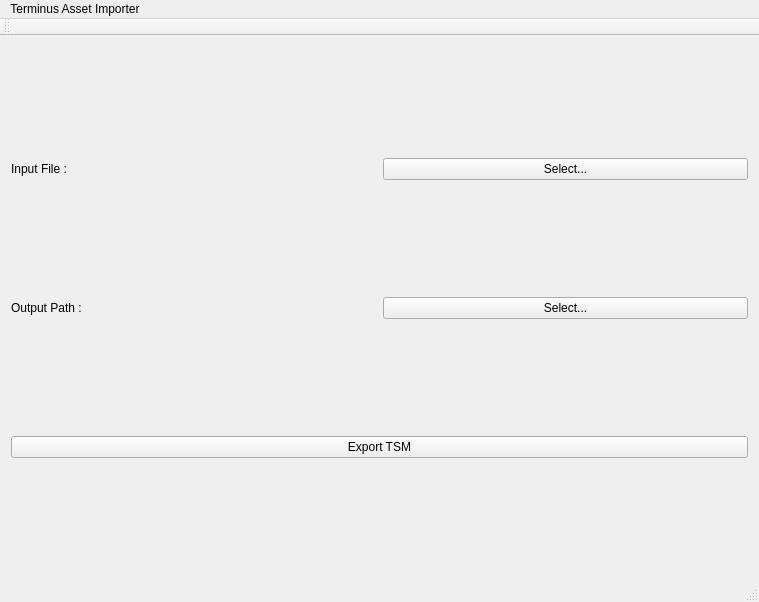
<?xml version="1.0" encoding="UTF-8"?>
<ui version="4.0">
 <class>MainWindow</class>
 <widget class="QMainWindow" name="MainWindow">
  <property name="geometry">
   <rect>
    <x>0</x>
    <y>0</y>
    <width>759</width>
    <height>602</height>
   </rect>
  </property>
  <property name="windowTitle">
   <string>Terminus Asset Importer</string>
  </property>
  <widget class="QWidget" name="centralWidget">
   <layout class="QHBoxLayout" name="horizontalLayout_4">
    <item>
     <layout class="QVBoxLayout" name="verticalLayout">
      <item>
       <layout class="QHBoxLayout" name="horizontalLayout">
        <property name="sizeConstraint">
         <enum>QLayout::SetFixedSize</enum>
        </property>
        <item>
         <widget class="QLabel" name="label_2">
          <property name="maximumSize">
           <size>
            <width>16777215</width>
            <height>50</height>
           </size>
          </property>
          <property name="text">
           <string>Input File :</string>
          </property>
         </widget>
        </item>
        <item>
         <widget class="QPushButton" name="btnBrowseImport">
          <property name="text">
           <string>Select...</string>
          </property>
         </widget>
        </item>
       </layout>
      </item>
      <item>
       <layout class="QHBoxLayout" name="horizontalLayout_2">
        <item>
         <widget class="QLabel" name="label_3">
          <property name="maximumSize">
           <size>
            <width>16777215</width>
            <height>50</height>
           </size>
          </property>
          <property name="text">
           <string>Output Path :</string>
          </property>
         </widget>
        </item>
        <item>
         <widget class="QPushButton" name="btnBrowseExport">
          <property name="text">
           <string>Select...</string>
          </property>
         </widget>
        </item>
       </layout>
      </item>
      <item>
       <widget class="QPushButton" name="btnExport">
        <property name="text">
         <string>Export TSM</string>
        </property>
       </widget>
      </item>
     </layout>
    </item>
   </layout>
  </widget>
  <widget class="QStatusBar" name="statusBar"/>
  <widget class="QToolBar" name="mainToolBar">
   <attribute name="toolBarArea">
    <enum>TopToolBarArea</enum>
   </attribute>
   <attribute name="toolBarBreak">
    <bool>false</bool>
   </attribute>
  </widget>
  <widget class="QMenuBar" name="menuBar">
   <property name="geometry">
    <rect>
     <x>0</x>
     <y>0</y>
     <width>759</width>
     <height>22</height>
    </rect>
   </property>
   <widget class="QMenu" name="menuFile">
    <property name="title">
     <string>Terminus Asset Importer</string>
    </property>
    <addaction name="actionAbout"/>
    <addaction name="separator"/>
    <addaction name="actionExit"/>
   </widget>
   <addaction name="menuFile"/>
  </widget>
  <action name="actionAbout">
   <property name="text">
    <string>About</string>
   </property>
  </action>
  <action name="actionExit">
   <property name="text">
    <string>Exit</string>
   </property>
  </action>
 </widget>
 <layoutdefault spacing="6" margin="11"/>
 <resources/>
 <connections/>
</ui>
